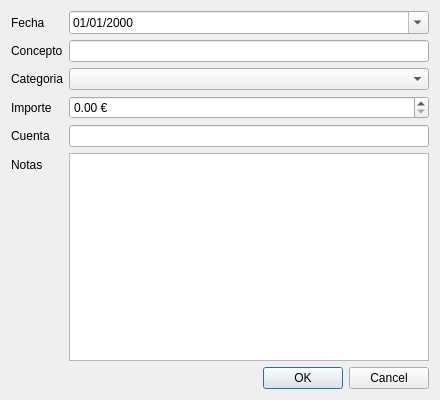
<?xml version="1.0" encoding="UTF-8"?>
<ui version="4.0">
 <class>TransactionDialog</class>
 <widget class="QDialog" name="TransactionDialog">
  <property name="geometry">
   <rect>
    <x>0</x>
    <y>0</y>
    <width>440</width>
    <height>400</height>
   </rect>
  </property>
  <property name="windowTitle">
   <string>Transaccion</string>
  </property>
  <layout class="QVBoxLayout" name="verticalLayout">
   <item>
    <layout class="QFormLayout" name="formLayout">
     <item row="0" column="0">
      <widget class="QLabel" name="labelDate">
       <property name="text">
        <string>Fecha</string>
       </property>
      </widget>
     </item>
     <item row="0" column="1">
      <widget class="QDateEdit" name="dateEdit">
       <property name="calendarPopup">
        <bool>true</bool>
       </property>
       <property name="displayFormat">
        <string>dd/MM/yyyy</string>
       </property>
      </widget>
     </item>
     <item row="1" column="0">
      <widget class="QLabel" name="labelConcept">
       <property name="text">
        <string>Concepto</string>
       </property>
      </widget>
     </item>
     <item row="1" column="1">
      <widget class="QLineEdit" name="lineEditConcept"/>
     </item>
     <item row="2" column="0">
      <widget class="QLabel" name="labelCategory">
       <property name="text">
        <string>Categoria</string>
       </property>
      </widget>
     </item>
     <item row="2" column="1">
      <widget class="QComboBox" name="comboCategory"/>
     </item>
     <item row="3" column="0">
      <widget class="QLabel" name="labelAmount">
       <property name="text">
        <string>Importe</string>
       </property>
      </widget>
     </item>
     <item row="3" column="1">
      <widget class="QDoubleSpinBox" name="doubleSpinBoxAmount">
       <property name="decimals">
        <number>2</number>
       </property>
       <property name="maximum">
        <double>999999999.990000000000000</double>
       </property>
       <property name="suffix">
        <string> &#8364;</string>
       </property>
      </widget>
     </item>
     <item row="4" column="0">
      <widget class="QLabel" name="labelAccount">
       <property name="text">
        <string>Cuenta</string>
       </property>
      </widget>
     </item>
     <item row="4" column="1">
      <widget class="QLineEdit" name="lineEditAccount"/>
     </item>
     <item row="5" column="0">
      <widget class="QLabel" name="labelNotes">
       <property name="text">
        <string>Notas</string>
       </property>
      </widget>
     </item>
     <item row="5" column="1">
      <widget class="QPlainTextEdit" name="plainTextEditNotes"/>
     </item>
    </layout>
   </item>
   <item>
    <widget class="QDialogButtonBox" name="buttonBox">
     <property name="orientation">
      <enum>Qt::Horizontal</enum>
     </property>
     <property name="standardButtons">
      <set>QDialogButtonBox::Cancel|QDialogButtonBox::Ok</set>
     </property>
    </widget>
   </item>
  </layout>
 </widget>
 <resources/>
 <connections/>
</ui>
